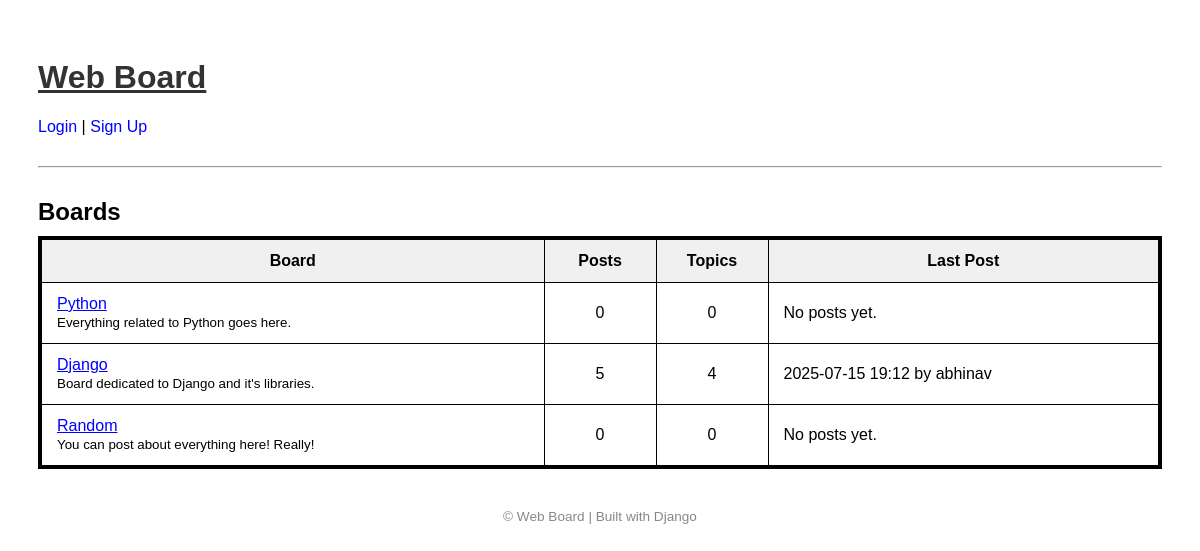
The page / on the database its author committed.
### boards/models.py (models this page shows, shortened)
class Board(models.Model):
    name = models.CharField(max_length=100, unique=True)
    description = models.TextField()
    def get_posts_count(self):
        return Post.objects.filter(topic__board=self).count()
    def get_topics_count(self):
        return self.topics.count()
    def get_last_post(self):
        return Post.objects.filter(topic__board=self).order_by('-created_at').first()

class Post(models.Model):
    message = models.TextField(max_length=4000)
    topic = models.ForeignKey(Topic, related_name='posts', on_delete=models.CASCADE)
    created_by = models.ForeignKey(User, related_name='posts', on_delete=models.CASCADE)
    created_at = models.DateTimeField(auto_now_add=True)

### boards/views.py (the view)
# urls.py: path('', views.home, name='home'),
def home(request):
    boards = Board.objects.all()
    return render(request, 'boards/home.html', {'boards': boards})

### templates/boards/home.html
{% extends 'base.html' %}
{% block content %}
<h2>Boards</h2>
<table>
  <thead>
    <tr>
      <th style="width: 45%; text-align: center;">Board</th>
      <th style="width: 10%; text-align: center;">Posts</th>
      <th style="width: 10%; text-align: center;">Topics</th>
      <th style="width: 35%; text-align: center;">Last Post</th>
    </tr>
  </thead>
  <tbody>
    {% for board in boards %}
    <tr>
      <td>
        <a href="{% url 'board_topics' board.pk %}" class="blue-link">
          {{ board.name }}
        </a><br>
        <small>{{ board.description }}</small>
      </td>
      <td style="text-align: center;">{{ board.get_posts_count }}</td>
      <td style="text-align: center;">{{ board.get_topics_count }}</td>
      <td style="text-align: left;">
        {% with post=board.get_last_post %}
          {% if post %}
            {{ post.created_at|date:"Y-m-d H:i" }} by {{ post.created_by.username }}
          {% else %}
            No posts yet.
          {% endif %}
        {% endwith %}
      </td>
    </tr>
    {% endfor %}
  </tbody>
</table>
{% endblock %}

### templates/base.html (style rules this page uses)
body { font-family: Arial, sans-serif; padding: 30px; background-color: white; }
h2 { margin-bottom: 0; }
a { color: #007bff; text-decoration: none; }
.blue-link { color: blue; text-decoration: underline; font-weight: 500; }
table { width: 100%; border-collapse: collapse; background-color: white; margin-top: 10px; border: 4px solid black; }
th, td { padding: 12px 15px; border: 1px solid black; text-align: left; }
th { background-color: #f0f0f0; color: black; }

### rows shown on the page
Board: name "Python", description "Everything related to Python goes here.", get_posts_count "0", get_topics_count "0", shows "No posts yet."
Board: name "Django", description "Board dedicated to Django and it's libraries.", get_posts_count "5", get_topics_count "4", get_last_post.created_at "2025-07-15 19:12", get_last_post.created_by.username "abhinav"
Board: name "Random", description "You can post about everything here! Really!", get_posts_count "0", get_topics_count "0", shows "No posts yet."
